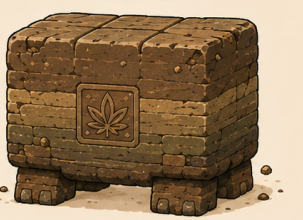
#> input picture animations/peyote-rainbow/assets/peyote-back-reference.png, 303 x 220 px
$ python -i build-sanpledex-pixellab-animations.py   (imports and definitions only)
#> lines starting #> are read from the running program, lines starting #| are printed output that depends on the picture
"""Prepare and package per-creature PixelLab battle animations.

PixelLab receives compact 256 px transparent references.  Completed frame
sequences are normalized onto a shared 384 px canvas so idle and every attack
variant do not jump in scale or ground position when the browser swaps between
them.
"""

from __future__ import annotations

import argparse
import json
from pathlib import Path
from shutil import copyfile
from zipfile import ZipFile

from PIL import Image


DEFAULT_FRAME_COUNT = 8
REFERENCE_CANVAS = 256
REFERENCE_CONTENT = 224
OUTPUT_CANVAS = 384
OUTPUT_CONTENT = 320
GROUND_Y = 352
PIXELLAB_DIRECTIONS = {"front": "south", "back": "north"}
ATTACK_VARIANTS = ("melee", "ranged")


# [8 lines left out: function positive_frame_count, not called in this run]


def validate_frame_count(frame_count: int) -> None:
    if frame_count <= 0:
        raise ValueError("frame_count must be greater than zero")


# [5 lines left out: function validate_pixellab_frame, not called in this run]


def visible_bbox(image: Image.Image) -> tuple[int, int, int, int]:
    bbox = image.getchannel("A").getbbox()
    if bbox is None:
        raise ValueError("image has no visible pixels")
    return bbox


def prepare_reference(path: Path) -> Image.Image:
    source = Image.open(path).convert("RGBA")
#> source is the input picture: PIL image 303x220 RGBA; mean R, G, B, A 146, 120.3, 90.5, 255
    crop = source.crop(visible_bbox(source))
#> in visible_bbox, `bbox = image.getchannel("A").getbbox()`: bbox = (0, 0, 303, 220)
    scale = min(REFERENCE_CONTENT / crop.width, REFERENCE_CONTENT / crop.height)
#> scale = 0.739
    resized = crop.resize(
        (max(1, round(crop.width * scale)), max(1, round(crop.height * scale))),
        Image.Resampling.LANCZOS,
    )
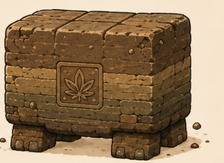
#> resized: PIL image 224x163 RGBA; mean R, G, B, A 146, 120.3, 90.5, 255
    canvas = Image.new("RGBA", (REFERENCE_CANVAS, REFERENCE_CANVAS), (0, 0, 0, 0))
#> canvas: PIL image 256x256 RGBA; every value is 0
    canvas.alpha_composite(
        resized,
        ((REFERENCE_CANVAS - resized.width) // 2, (REFERENCE_CANVAS - resized.height) // 2),
    )
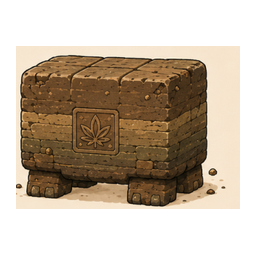
#> canvas: PIL image 256x256 RGBA; mean R, G, B, A 81.3, 67, 50.4, 142.1; transparent parts drawn white
    return canvas


# [413 lines left out: functions prepare, load_frames, curate_frames, import_archive, import_combat_archive, shared_view_transform and 5 more, not called in this run]


# [2 lines not run here, left out]

>>> result = prepare_reference('../animations/peyote-rainbow/assets/peyote-back-reference.png')
